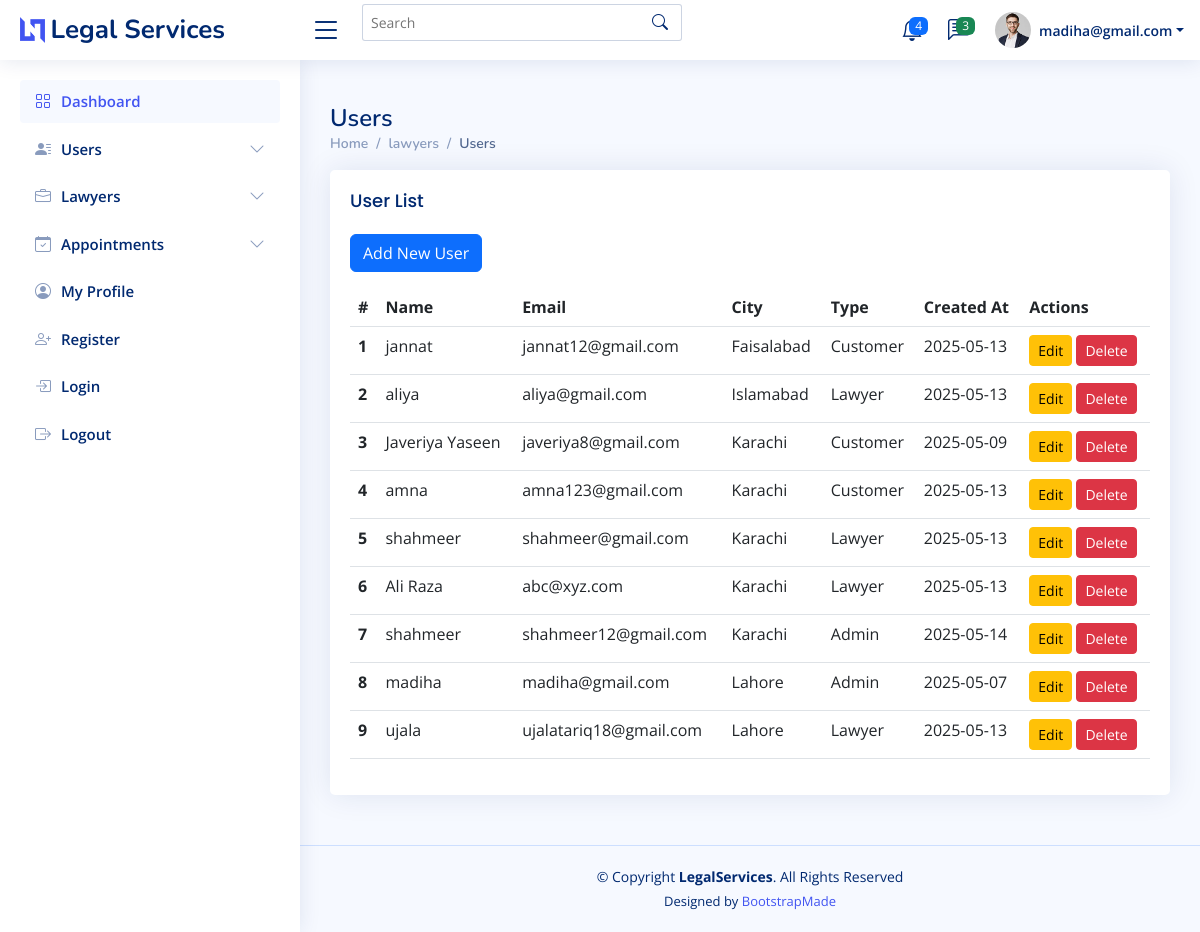
/admin/users.php (signed in), run on an earlier commit of the app's database.
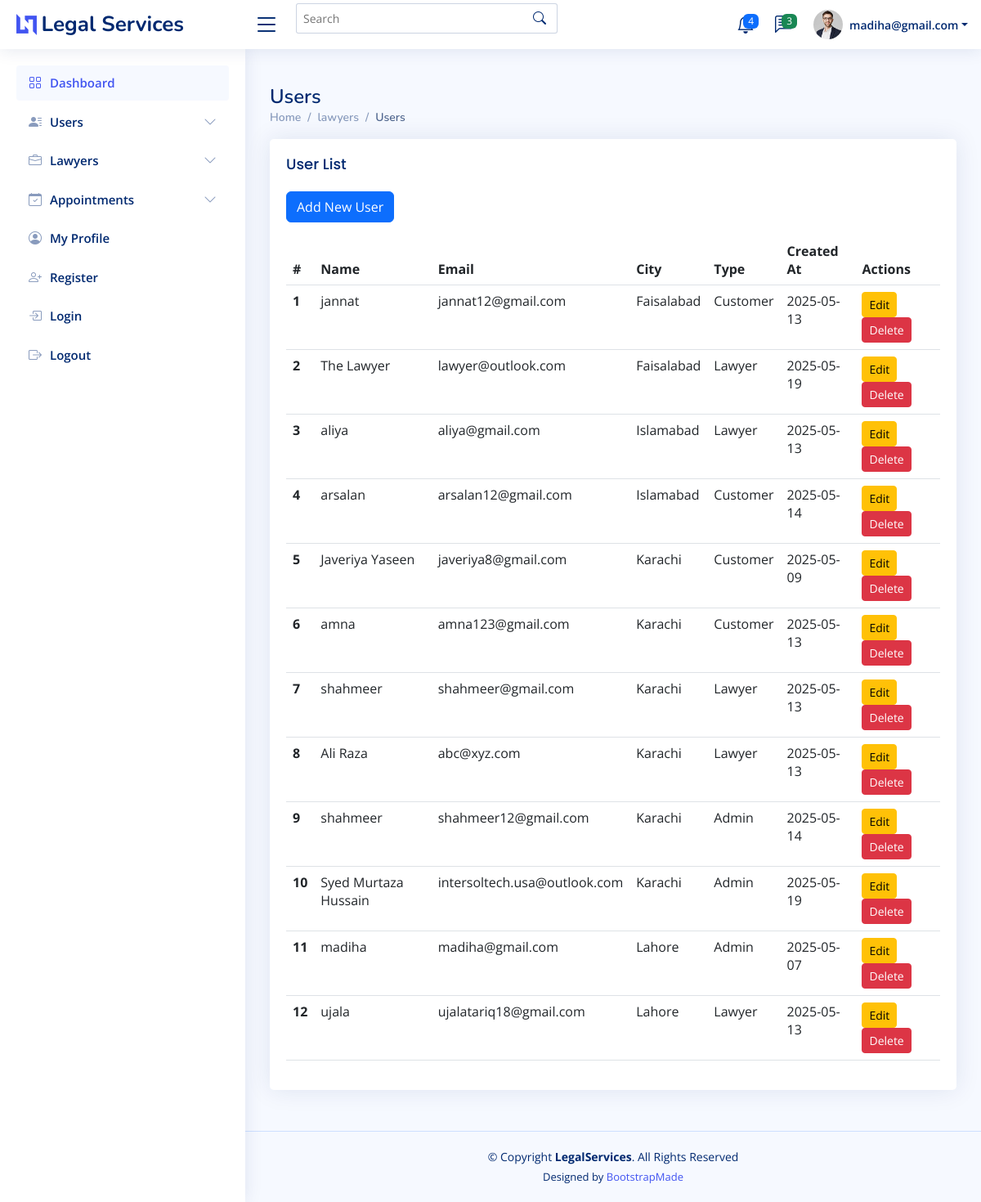
And on a later commit of the database.
### tables this page shows
CREATE TABLE `users` (
  `user_id` int(11) NOT NULL,
  `name` varchar(100) NOT NULL,
  `email` varchar(150) NOT NULL,
  `password` varchar(255) NOT NULL,
  `profile_photo` varchar(255) DEFAULT NULL,
  `user_type` enum('Customer','Lawyer','Admin') NOT NULL,
  `city_id` int(11) DEFAULT NULL,
  `created_at` timestamp NOT NULL DEFAULT current_timestamp(),
  `contact_info` varchar(255) DEFAULT NULL
);

CREATE TABLE `cities` (
  `city_id` int(11) NOT NULL,
  `city_name` varchar(100) NOT NULL
);

### admin/users.php (the view)
<?php
include('inc.header.php');
$users = [];
$sql = "SELECT users.*, cities.city_name
        FROM users
        JOIN cities ON users.city_id = cities.city_id";
$result = mysqli_query($conn, $sql);
if ($result && mysqli_num_rows($result) > 0) {
    while ($row = mysqli_fetch_assoc($result)) {
        $users[] = $row;
    }
}
?>
<main id="main" class="main">
  <div class="pagetitle">
    <h1>Users</h1>
    <nav>
      <ol class="breadcrumb">
        <li class="breadcrumb-item"><a href="index.php">Home</a></li>
        <li class="breadcrumb-item"><a href="lawyers.php">lawyers</a></li>
        <li class="breadcrumb-item active">Users</li>
      </ol>
    </nav>
  </div>
  <section class="section">
    <div class="row">
      <div class="col-lg-12">
        <div class="card">
          <div class="card-body">
            <h5 class="card-title">User List</h5>
            <a href="user.create.php" class="btn btn-primary mb-3">Add New User</a>
            <table class="table datatable">
              <thead>
                <tr>
                  <th>#</th>
                  <th>Name</th>
                  <th>Email</th>
                  <th>City</th>
                  <th>Type</th>
                  <th>Created At</th>
                  <th>Actions</th>
                </tr>
              </thead>
              <tbody>
                <?php if (!empty($users)): ?>
                  <?php foreach ($users as $index => $user): ?>
                    <tr>
                      <th scope="row"><?= $index + 1 ?></th>
                      <td><?= htmlspecialchars($user['name']) ?></td>
                      <td><?= htmlspecialchars($user['email']) ?></td>
                      <td><?= htmlspecialchars($user['city_name']) ?></td>
                      <td><?= htmlspecialchars($user['user_type']) ?></td>
                      <td><?= date('Y-m-d', strtotime($user['created_at'])) ?></td>
                      <td>
                        <a href="user.edit.php?id=<?= $user['user_id'] ?>" class="btn btn-sm btn-warning">Edit</a>
                        <a href="user.delete.php?id=<?= $user['user_id'] ?>" class="btn btn-sm btn-danger"
                           onclick="return confirm('Are you sure you want to delete this user?');">Delete</a>
                      </td>
                    </tr>
                  <?php endforeach; ?>
                <?php else: ?>
                  <tr><td colspan="6" class="text-center">No users found.</td></tr>
                <?php endif; ?>
              </tbody>
            </table>
          </div>
        </div>
      </div>
    </div>
  </section>
</main>
<?php include('inc.footer.php'); ?>

What changed in the data, as far as the page shows it:
added users: name "The Lawyer", email "lawyer@outlook.com", city.city_name "Faisalabad", user_type "Lawyer", created_at "2025-05-19"
now on this page (row edited): users: name "arsalan", email "arsalan12@gmail.com", city.city_name "Islamabad", user_type "Customer", created_at "2025-05-14"
added users: name "Syed Murtaza Hussain", email "intersoltech.usa@outlook.com", city.city_name "Karachi", user_type "Admin", created_at "2025-05-19"
